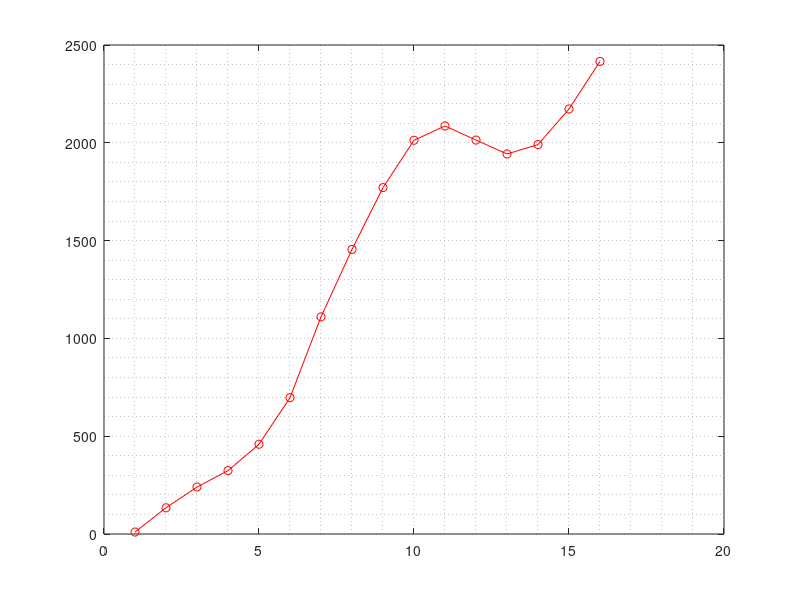

This figure's MATLAB source: (Note: this script raises an error after producing the figure.)
A = importdata('mutex_lock_-t.txt');
B = importdata('spin_lock_-t.txt');
C = importdata('my_spinTAS_lock_-t.txt');
D = importdata('my_mutex_lock_-t.txt');
E = importdata('my_spinTTAS_lock_-t.txt');
F = importdata('my_queue_lock_-t.txt');

a=A';
b=B';
c=C';
d=D';
e=E';
f=F';
x1=1:16;
x2=1:8;

figure('Color',[0.8 0.8 0.8]);
%p = polyfit(x,a,1);
%y1 = polyval(p,x);

plot(x1,a,'-o','Color','red');
hold on

grid minor
ax = gca;
ax.XMinorGrid = 'off';
set(gca,'FontSize',15);

title('Time vs Number of Threads','FontSize',20);
ylabel('time(ms)','FontSize',20);
xlabel('number of threads','FontSize',20);
ylim([0 9000]);
xlim([1 16]);

plot(x1,b,'-o','Color','black');
plot(x1,c,'-o','Color','magenta');
plot(x1,d,'-o','Color','cyan');
plot(x1,e,'-o','Color','green');
plot(x2,f,'-o','Color','blue');

l = legend('pthr mutex','pthr spin','mySpinTAS','mySpinTTAS','myMutex','myQueue','Location','southeastoutside');
set(l,'FontSize',20);
